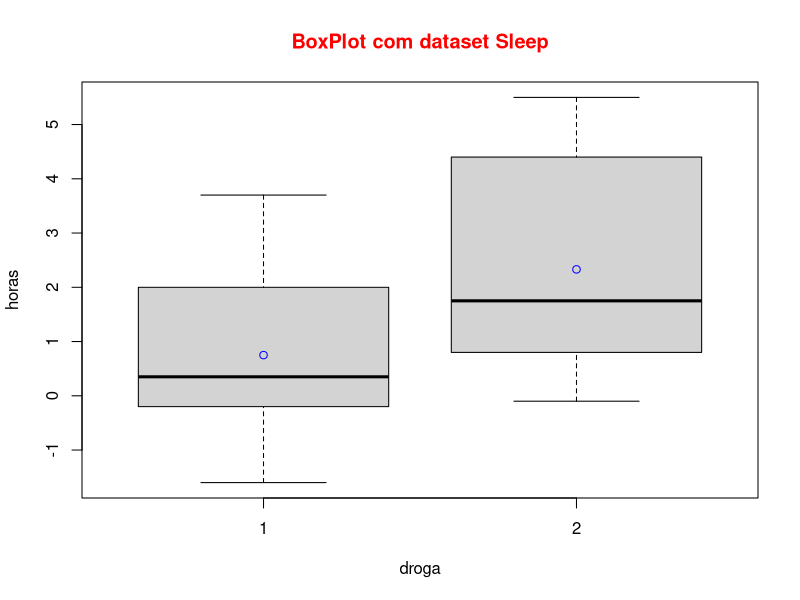
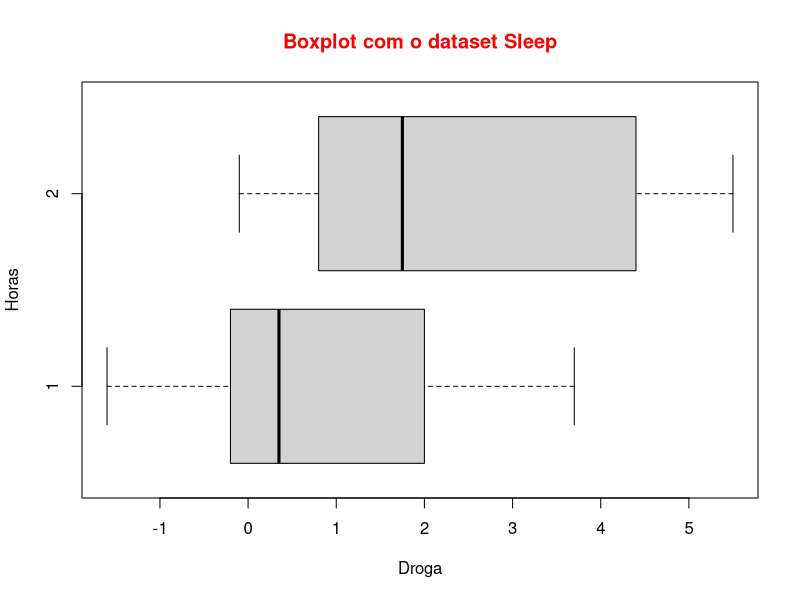
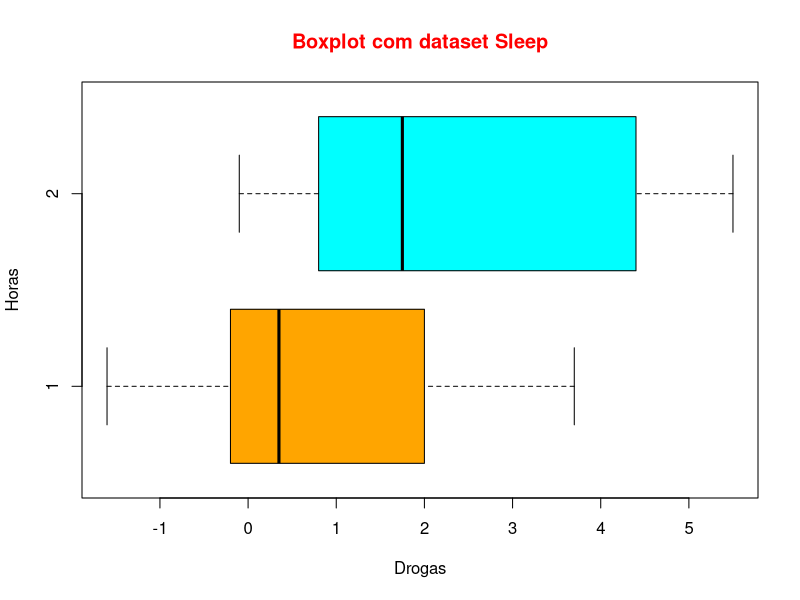

Write the R code that produced these figures, in order.
# BoxPlot - gráfico de caixa - comparar de forma gráfica estatísticas
?boxplot

setwd("/media/paulo/DISC2/PUC/5 INTRODUCAO LINGUAGEM R/SCRIPTS/")

?sleep
View(sleep)

boxplot(data = sleep, extra ~ group,
        main='BoxPlot com dataset Sleep',
        col.main = 'red',
        ylab='horas',
        xlab = 'droga')

# Notaćão '~' é a forma como o R representa a 
# relaćão entre duas variáveis

# Média

medias = by(sleep$extra, sleep$group, mean)
medias

#Adicionando a media ao gráfico
points(medias, col='blue')

# Mudando o sentido do boxplot
boxplot(data = sleep, extra ~ group,
        main = 'Boxplot com o dataset Sleep',
        col.main = 'red',
        ylab = 'Horas',
        xlab = 'Droga',
        horizontal = TRUE)

# Colorindo o boxplot
boxplot(data= sleep, extra ~ group,
        main = 'Boxplot com dataset Sleep',
        col.main = 'red',
        ylab = 'Horas',
        xlab = 'Drogas',
        horizontal = TRUE,
        col = c('ORANGE', 'CYAN')
        )
# note que trabalhamos camada a camada
